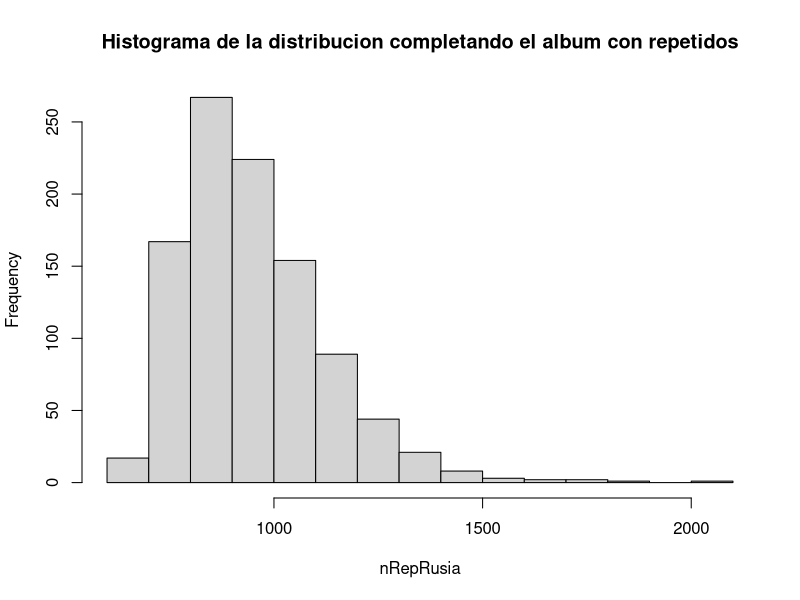
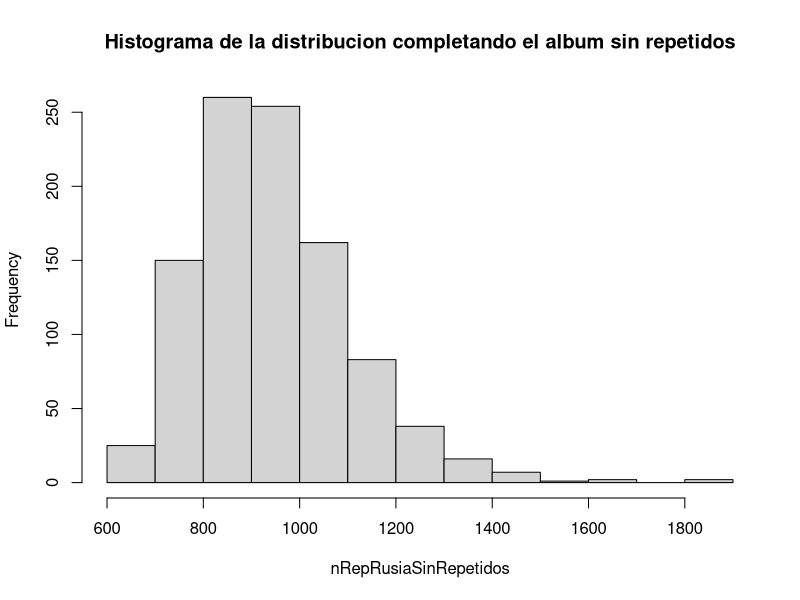

These figures' R source, in order:
### Definir las siguientes funciones


#ejercicio 1
album = c(FALSE, FALSE, FALSE, FALSE, FALSE, FALSE) # es un ejemplo de un album de tam_album = 6 que tiene pegadas las figuritas 3 y 4
x1 <- sample(6,1)
album[x1] <- TRUE 
print(album)
print(x1)

## Esta completo album?
#ejercicio2
album_lleno = function(album){
  r <- TRUE
  #como es un arreglo de booleanos debo solo hacer un and entre todas las posiciones para ver si esta lleno
  for (i in 1:length(album)) {
    r = r && album[i]
  }
  return(r)
}
#ejercicio 3
generar_sobre = function(tam_album, tam_sobre,repetidos=TRUE){
  # el booleano en replace hace que me de repetidos o no dentro del sobre
  sobre <- sample(tam_album,tam_sobre,replace=repetidos)
  return(sobre)
}

#ejercicio 4
pegar_sobre = function(album,  sobre){
  #recorro el sobre y pongo true en la posicion de la figurita
  for (i in sobre) {
    album[i] = TRUE
  }
  return(album)
}

#ejercicio 5
cuantas_figuritas = function(tam_album, tam_sobre,repetidos=FALSE){
  estaCompleto <- FALSE
  album1 <- rep(FALSE,tam_album)
  contAlbum <- 0
  #mientras no este completo
  while(!estaCompleto){
    #genero uso sobre
    sobre = generar_sobre(tam_album, tam_sobre,repetidos)
    #pego las figuritas
    album1 <- pegar_sobre(album1,sobre)
    #contabilizo un sobre mas
    contAlbum <-contAlbum +1
    #chequeo si no esta completo el album
    estaCompleto <- album_lleno(album1)
  }
  return(contAlbum)
}

#ej 6
#Simule 3 veces el llenado de un album con 6 figuritas y sobres de 1 figurita
print(cuantas_figuritas(6,1))
print(cuantas_figuritas(6,1))
print(cuantas_figuritas(6,1))

#ej 7
probSobres = function(nRepRusia,limite,tam_muestra){
  valorProb <- 0
  #sumo los valores que dan menor al limite para obtener la probabilidad de que con el limite o menos se cumpla
  for (i in nRepRusia) {
    if (i <= limite){
      valorProb = valorProb + 1
    }
  }
  x <-valorProb/tam_muestra
  return(x)
}

#- La cantidad de sobres que hacen falta comprar para completar el album con probabilidad mayor o igual a 0.9.
sobres_necesarios = function(nRepRusia,tam_muestra,cantSobresInicial){
  proba<-0
  cantSobres<-cantSobresInicial
  while(proba<0.9){
    proba <- probSobres(nRepRusia,cantSobres,tam_muestra)
    cantSobres<-cantSobres+10
  }
  return(cantSobres)
}

#- El valor esperado de la cantidad de sobres necesarios para completar el ´album del mundial de Rusia.
esperanza = function(nRepRusia,tam_muestra,min,max){
  esperanza <-0
  for(i in min:max){
    #calculo la probabilidad puntual
    probmenos1 <-probSobres(nRepRusia,i-1,tam_muestra)
    #el de probabilidad menos 1 se lo resto al actual para que me de la puntual y no la acumulada
    prob <-probSobres(nRepRusia,i,tam_muestra)-probmenos1
    
    esperanza <- esperanza + i*prob
  }
  return(esperanza)
}

#itero y obtengo la probabilidad que necesite 1 sobre por 1, mas la que necesite 2, etc.
#- El desvio estandar de la cantidad de sobres necesarios para completar el ´album.
desvio = function(nRepRusia,tam_muestra){
  minimo<-min(nRepRusia)
  maximo<-max(nRepRusia)
  #calculo esperanza
  esp <- esperanza(nRepRusia,tam_muestra,minimo,maximo)
  esperanza2 <-0
  #calculo esperanza x^2
  for(i in minimo:maximo){
    probmenos1<-probSobres(nRepRusia,i-1,tam_muestra)
    prob <-probSobres(nRepRusia,i,tam_muestra)-probmenos1
    
    esperanza2 <- esperanza2 + i*i*prob
  }
  #obtengo la esperanza al cuadrado
  espAl2<-esp*esp
  #calculo la varianza
  varianza<- esperanza2 - espAl2
  print(paste(c('la varianza es ',varianza)))
  
  #obtengo el desvio a partir de la varianza
  desvio<-sqrt(varianza)
  return(desvio)
}

#tam rusia 670
#genero la muestra
tam_rusia <- 670
tam_sobreRusia <- 5
tam_muestra <-1000
nRepRusia <- c(1:tam_muestra)
for (i in 1:tam_muestra) {
  nRepRusia[i] = cuantas_figuritas(tam_rusia,tam_sobreRusia,TRUE)
}
#print(nRepRusia)

#-OBJETIVO 1=- La probabilidad de completar el ´album con 800 sobres o menos.
print(paste(c("probabilidad de completar el album con 800 sobres es", probSobres(nRepRusia,800,tam_muestra)), collapse = " "))

#OBJETIVO 2= La cantidad de sobres que hacen falta comprar para completar el album con probabilidad mayor o igual a 0.9.
sobresNec <-  sobres_necesarios(nRepRusia,tam_muestra,67)
print(paste(c("para que la probabilidad de completar el albun sea mayor o igual a 0.9 se necesitan ",sobresNec), collapse = " "))

#OBJETIVO 3= El valor esperado de la cantidad de sobres necesarios para completar el ´album del mundial de Rusia.
esp<-esperanza(nRepRusia ,tam_muestra,min(nRepRusia),max(nRepRusia))
print(paste(c('La esperanza es ',esp,collapse=' ')))

#OBJETIVO 4= El desvio estandar de la cantidad de sobres necesarios para completar el ´album
print(paste(c('El desvio estandar es ',desvio(nRepRusia,tam_muestra)),collapse=' '))
#Dibujo la distribucion
hist(nRepRusia,main='Histograma de la distribucion completando el album con repetidos')

#ejercicio 8

nRepRusiaSinRepetidos <- c(1:tam_muestra)
for (i in 1:tam_muestra) {
  nRepRusiaSinRepetidos[i] = cuantas_figuritas(tam_rusia,tam_sobreRusia,FALSE)
}

#-OBJETIVO 1=- La probabilidad de completar el ´album con 800 sobres o menos.
print(paste(c("probabilidad de completar el album con 800 sobres es Sin figuritas repetidas", probSobres(nRepRusiaSinRepetidos,800,tam_muestra)), collapse = " "))

#OBJETIVO 2= La cantidad de sobres que hacen falta comprar para completar el album con probabilidad mayor o igual a 0.9.
sobresNec <-  sobres_necesarios(nRepRusiaSinRepetidos,tam_muestra,600)
print(paste(c("para que la probabilidad de completar el album sin figuritas repetidas sea mayor o igual a 0.9 se necesitan ",sobresNec), collapse = " "))

#OBJETIVO 3= El valor esperado de la cantidad de sobres necesarios para completar el ´album del mundial de Rusia.
esp<-esperanza(nRepRusiaSinRepetidos ,tam_muestra,min(nRepRusiaSinRepetidos),max(nRepRusiaSinRepetidos))
print(paste(c('La esperanza sin figuritas repetidas es ',esp,collapse=' ')))

#OBJETIVO 4= El desvio estandar de la cantidad de sobres necesarios para completar el ´album
print(paste(c('El desvio estandar sin figuritas repetidas es ',desvio(nRepRusiaSinRepetidos,tam_muestra)),collapse=' '))
hist(nRepRusiaSinRepetidos,main='Histograma de la distribucion completando el album sin repetidos')